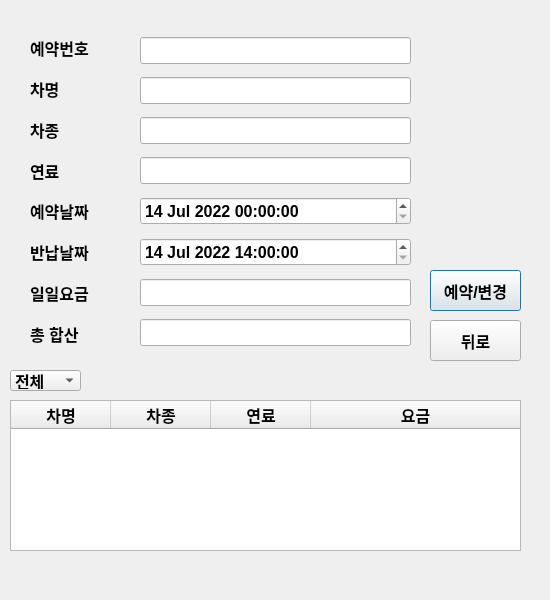
<?xml version="1.0" encoding="UTF-8"?>
<ui version="4.0">
 <class>reservasion_edit</class>
 <widget class="QDialog" name="reservasion_edit">
  <property name="geometry">
   <rect>
    <x>0</x>
    <y>0</y>
    <width>550</width>
    <height>600</height>
   </rect>
  </property>
  <property name="font">
   <font>
    <pointsize>14</pointsize>
    <weight>75</weight>
    <bold>true</bold>
   </font>
  </property>
  <property name="windowTitle">
   <string>Dialog</string>
  </property>
  <widget class="QPushButton" name="reser">
   <property name="geometry">
    <rect>
     <x>430</x>
     <y>270</y>
     <width>91</width>
     <height>41</height>
    </rect>
   </property>
   <property name="font">
    <font>
     <pointsize>12</pointsize>
    </font>
   </property>
   <property name="text">
    <string>예약/변경</string>
   </property>
  </widget>
  <widget class="QPushButton" name="back">
   <property name="geometry">
    <rect>
     <x>430</x>
     <y>320</y>
     <width>91</width>
     <height>41</height>
    </rect>
   </property>
   <property name="font">
    <font>
     <pointsize>12</pointsize>
    </font>
   </property>
   <property name="text">
    <string>뒤로</string>
   </property>
  </widget>
  <widget class="QTableWidget" name="car_list">
   <property name="geometry">
    <rect>
     <x>10</x>
     <y>400</y>
     <width>511</width>
     <height>151</height>
    </rect>
   </property>
   <property name="font">
    <font>
     <pointsize>12</pointsize>
    </font>
   </property>
   <attribute name="horizontalHeaderCascadingSectionResizes">
    <bool>false</bool>
   </attribute>
   <attribute name="horizontalHeaderShowSortIndicator" stdset="0">
    <bool>false</bool>
   </attribute>
   <attribute name="horizontalHeaderStretchLastSection">
    <bool>true</bool>
   </attribute>
   <column>
    <property name="text">
     <string>차명</string>
    </property>
   </column>
   <column>
    <property name="text">
     <string>차종</string>
    </property>
   </column>
   <column>
    <property name="text">
     <string>연료</string>
    </property>
   </column>
   <column>
    <property name="text">
     <string>요금</string>
    </property>
   </column>
  </widget>
  <widget class="QWidget" name="layoutWidget">
   <property name="geometry">
    <rect>
     <x>30</x>
     <y>30</y>
     <width>91</width>
     <height>321</height>
    </rect>
   </property>
   <layout class="QVBoxLayout" name="verticalLayout">
    <item>
     <widget class="QLabel" name="num">
      <property name="font">
       <font>
        <pointsize>12</pointsize>
        <weight>75</weight>
        <bold>true</bold>
       </font>
      </property>
      <property name="text">
       <string>예약번호</string>
      </property>
     </widget>
    </item>
    <item>
     <widget class="QLabel" name="name">
      <property name="font">
       <font>
        <pointsize>12</pointsize>
        <weight>75</weight>
        <bold>true</bold>
       </font>
      </property>
      <property name="text">
       <string>차명</string>
      </property>
     </widget>
    </item>
    <item>
     <widget class="QLabel" name="type">
      <property name="font">
       <font>
        <pointsize>12</pointsize>
        <weight>75</weight>
        <bold>true</bold>
       </font>
      </property>
      <property name="text">
       <string>차종</string>
      </property>
     </widget>
    </item>
    <item>
     <widget class="QLabel" name="fuel">
      <property name="font">
       <font>
        <pointsize>12</pointsize>
        <weight>75</weight>
        <bold>true</bold>
       </font>
      </property>
      <property name="text">
       <string>연료</string>
      </property>
     </widget>
    </item>
    <item>
     <widget class="QLabel" name="date">
      <property name="font">
       <font>
        <pointsize>12</pointsize>
        <weight>75</weight>
        <bold>true</bold>
       </font>
      </property>
      <property name="text">
       <string>예약날짜</string>
      </property>
     </widget>
    </item>
    <item>
     <widget class="QLabel" name="r_date">
      <property name="font">
       <font>
        <pointsize>12</pointsize>
        <weight>75</weight>
        <bold>true</bold>
       </font>
      </property>
      <property name="text">
       <string>반납날짜</string>
      </property>
     </widget>
    </item>
    <item>
     <widget class="QLabel" name="pay">
      <property name="font">
       <font>
        <pointsize>12</pointsize>
        <weight>75</weight>
        <bold>true</bold>
       </font>
      </property>
      <property name="text">
       <string>일일요금</string>
      </property>
     </widget>
    </item>
    <item>
     <widget class="QLabel" name="total">
      <property name="font">
       <font>
        <pointsize>12</pointsize>
        <weight>75</weight>
        <bold>true</bold>
       </font>
      </property>
      <property name="text">
       <string>총 합산</string>
      </property>
     </widget>
    </item>
   </layout>
  </widget>
  <widget class="QWidget" name="layoutWidget">
   <property name="geometry">
    <rect>
     <x>140</x>
     <y>30</y>
     <width>271</width>
     <height>331</height>
    </rect>
   </property>
   <layout class="QVBoxLayout" name="verticalLayout_2">
    <item>
     <widget class="QLineEdit" name="reser_num">
      <property name="font">
       <font>
        <pointsize>12</pointsize>
       </font>
      </property>
      <property name="mouseTracking">
       <bool>true</bool>
      </property>
      <property name="inputMask">
       <string/>
      </property>
      <property name="readOnly">
       <bool>true</bool>
      </property>
     </widget>
    </item>
    <item>
     <widget class="QLineEdit" name="car_name">
      <property name="font">
       <font>
        <pointsize>12</pointsize>
       </font>
      </property>
      <property name="readOnly">
       <bool>true</bool>
      </property>
     </widget>
    </item>
    <item>
     <widget class="QLineEdit" name="car_type">
      <property name="font">
       <font>
        <pointsize>12</pointsize>
       </font>
      </property>
      <property name="readOnly">
       <bool>true</bool>
      </property>
     </widget>
    </item>
    <item>
     <widget class="QLineEdit" name="car_fuel">
      <property name="font">
       <font>
        <pointsize>12</pointsize>
       </font>
      </property>
      <property name="readOnly">
       <bool>true</bool>
      </property>
     </widget>
    </item>
    <item>
     <widget class="QDateTimeEdit" name="reser_date">
      <property name="font">
       <font>
        <pointsize>12</pointsize>
       </font>
      </property>
      <property name="date">
       <date>
        <year>2022</year>
        <month>7</month>
        <day>14</day>
       </date>
      </property>
      <property name="minimumDateTime">
       <datetime>
        <hour>0</hour>
        <minute>0</minute>
        <second>0</second>
        <year>2022</year>
        <month>7</month>
        <day>14</day>
       </datetime>
      </property>
     </widget>
    </item>
    <item>
     <widget class="QDateTimeEdit" name="return_date">
      <property name="font">
       <font>
        <pointsize>12</pointsize>
       </font>
      </property>
      <property name="date">
       <date>
        <year>2022</year>
        <month>7</month>
        <day>14</day>
       </date>
      </property>
      <property name="time">
       <time>
        <hour>14</hour>
        <minute>0</minute>
        <second>0</second>
       </time>
      </property>
      <property name="minimumDateTime">
       <datetime>
        <hour>0</hour>
        <minute>0</minute>
        <second>0</second>
        <year>2022</year>
        <month>7</month>
        <day>14</day>
       </datetime>
      </property>
     </widget>
    </item>
    <item>
     <widget class="QLineEdit" name="car_pay">
      <property name="font">
       <font>
        <pointsize>12</pointsize>
       </font>
      </property>
      <property name="readOnly">
       <bool>true</bool>
      </property>
     </widget>
    </item>
    <item>
     <widget class="QLineEdit" name="car_total">
      <property name="font">
       <font>
        <pointsize>12</pointsize>
       </font>
      </property>
      <property name="readOnly">
       <bool>true</bool>
      </property>
     </widget>
    </item>
   </layout>
  </widget>
  <widget class="QComboBox" name="all_list">
   <property name="geometry">
    <rect>
     <x>10</x>
     <y>370</y>
     <width>71</width>
     <height>21</height>
    </rect>
   </property>
   <property name="font">
    <font>
     <pointsize>12</pointsize>
    </font>
   </property>
   <item>
    <property name="text">
     <string>전체</string>
    </property>
   </item>
  </widget>
 </widget>
 <resources/>
 <connections/>
</ui>
